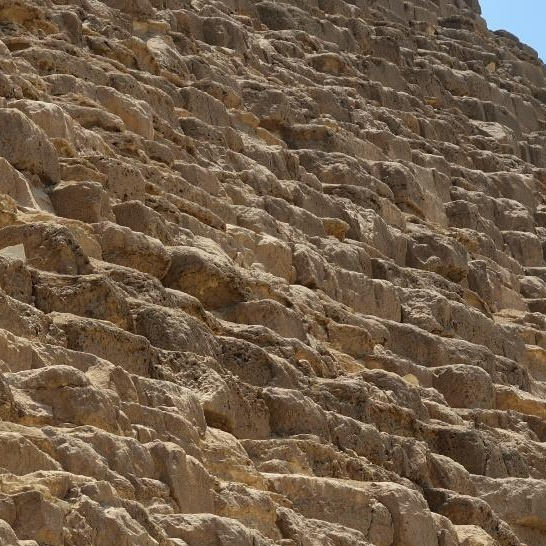
#> input picture in_dir/sa_261427_4_Score_5059_TileSize39_Texture.jpg, 546 x 546 px
$ python convert_image.py
#> lines starting #> are read from the running program, lines starting #| are printed output that depends on the picture; after the words box and inside, x2 and y2 are one past the last pixel; in counts of white or black regions, pixels touching at a corner belong together
# Take an image of a texture and change the boundary of the image so the texture will be tileable in seamless way
# meaning when the textures image tiled one next to each there will be no seam line
# The stitiching  follow the image native topology

# Basically merge the two opposite sides of the image by using one of the image main patterns (i.e) intensity to decide which side
# of the image to prefer in each point.
# This create a stitching pattern that follows the image native texture and as a result less conspicuous


import os.path
import cv2
import numpy as np
import argparse

######### input parameters##########################################################################################
def parse_arguments():
    parser = argparse.ArgumentParser(description="turn texture image to seamless/tilable ")

    # Positional arguments for input and output directories
    parser.add_argument('--input_image', type=str,default=r"in_dir/sa_261427_4_Score_5059_TileSize39_Texture.jpg", help="Input  image with images to turn seamless")

    parser.add_argument('--output_image', type=str,default=r"out_seamless.jpg", help="file where output will be saved")

    parser.add_argument('--output_tiled_image', type=str, default=r"out_seamless_tiled.jpg", help="file where tiled output will be saved")
    # Optional arguments
    parser.add_argument('--gap', type=float, default=0.12,
                        help="The size of the region on the image border that will be used for blending in precentage or pixels (default: 0.12/60), if  this number is smaller then one use it as fraction of the image size, the larger this will be the smoother the blending but it will also crop the image, making it smaller")

    parser.add_argument('--min_ratio', type=float, default=0.2,
                        help="Used to ensure the blending is balanced (default: 0.2)")

    parser.add_argument('--blurring', type=int, default=3, choices=range(1, 10, 2),
                        help="Size of Gaussian blur to make merging softer. Use odd numbers only. (default: 3)")

    parser.add_argument('--display',  type=bool, default=False,
                        help="Display step by step for debugging (default: False)")

    parser.add_argument('--maintain_size', type=bool, default=False,
                        help="maintain the image original size, if this is true resize  the image in the end of the process to match its original size")

    args = parser.parse_args()

    # Validate directory paths
    if not os.path.exists(args.input_image):
        parser.error(f"Input image does not exist: {args.input_image}")

    return args


############################display topology #########################################################################
def display_topology(im,title="topology",destroy_all=True): # display topology map
    i=im.astype(np.float32)
    i=((i-i.min())/(i.max()-i.min())*255).astype(np.uint8)
    if destroy_all: cv2.destroyAllWindows()
    cv2.imshow(title,i)
    cv2.waitKey()
#############################display image########################################################################
def display_im(im,title="im",destroy_all=True): # display image

    if destroy_all: cv2.destroyAllWindows()
    if isinstance(im, list):
        for nm,i in enumerate(im):
            cv2.imshow(title+" "+str(nm), i)
    else:
            cv2.imshow(title,im)
    cv2.waitKey()
############# make texture seamless on the vertical boundaries######################################################################################
def tile_vertically(im,gap,blur=3,min_ratio=0.2,display=False):
    # ------ vertical  blending----------------------------------------

    #  cut the two opposite sides of the image and substract them (pixel wise)  use the results as a topology map
    vl = im.mean(2).astype(np.float32)
    dfx = vl[:gap] - vl[-gap:]
    if display: display_topology(dfx,"topology")
    # make sure the topology is balanced
    while ((dfx > 0).mean() < min_ratio): dfx += 0.5
    while ((dfx < 0).mean() < min_ratio): dfx -= 0.5
    if  ((dfx > 0).mean() < min_ratio): return  im # smooth boundary no need to modify

    # turn topology map to binary map (this will be use to decide wich part of the two image sides to prefer in each point)
    bn_map = (dfx > 0).astype(np.uint8) * 255
    trans_maps = [bn_map]
    tmp_map = bn_map.copy()
    if display: display_topology(tmp_map)
    # dilate binary map  the more you get to one side of the merging zone the more  full the map will be
    while (tmp_map.min() == 0):
        tmp_map = cv2.dilate(tmp_map, np.ones([3, 3], np.uint8))
        trans_maps.insert(0, tmp_map.copy())
    if display: display_topology(tmp_map,"dilating")

    tmp_map = bn_map.copy()
    # erode binary map  the more you get to the other side of the merging zone the more  empty the map will be
    while (tmp_map.max() > 0):
        tmp_map = cv2.erode(tmp_map, np.ones([3, 3], np.uint8))
        trans_maps.append(tmp_map.copy())
        if display: display_topology(tmp_map, "eroding")
    #  for mp in trans_maps: display_topology(mp, "maps")

    # trans_maps=np.asarray(trans_maps)
    num_maps = len(trans_maps)

    final_topology = []
    # Create transformation map that will be use to map the boundary the fully dilated in one side and fully erode in the other
    for i in range(gap):
        topology_indx = int(np.round(i * num_maps / gap))
        #   print(topology_indx,i)
        if topology_indx >= num_maps: topology_indx = num_maps - 1
        final_topology.append(trans_maps[topology_indx][i])

    final_topology = np.array(final_topology).astype(np.float32)
    final_topology /= final_topology.max()
    if blur>-1:
       final_topology = cv2.blur(final_topology, [blur, blur])  # use gaussian blur to make the mixing softer
    if display: display_topology(final_topology, " merging map")
    # display_im(im,"fffffffff")
    # Use the transformation map to decide how the two sides of the image will intermingle
    gap_im = (1 - final_topology[:, :, None]) * im[:gap].astype(np.float32) + (final_topology)[:, :, None] * im[-gap:].astype(np.float32)
    gap_im = gap_im.astype(np.uint8)
    if display: display_im(gap_im," merging zone")
    # use the new merge zone at the boundary of the image
    final_im = np.concatenate([gap_im[int(gap / 2):], im[gap:-gap], gap_im[:int(gap / 2)]], axis=0)
    if display: display_im(final_im, " final image")
    return  final_im

##############################################################################################################################


##############################################################################################################################
if __name__ == "__main__":
    args = parse_arguments()


    im=cv2.imread(args.input_image)
#> im is the input picture: shape (546, 546, 3); mean B, G, R 71.5, 92.6, 112.7

    if  args.gap < 1: gap= int(im.shape[1]*args.gap) # this is the size of the border zone use for blending if its lower then 1 its in precentage of the image else its in pixels
#> gap = 65
    else: gap = int(args.gap)
    #im_origin=im.copy()
#*******************
   # display_im([im,im[:gap],im[-gap:]],"images and gaps")
    final_im = tile_vertically(im,gap,args.blurring) # make the vertical boundaries of the image seamless
#> in tile_vertically, `bn_map = (dfx > 0).astype(np.uint8) * 255`:
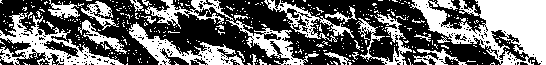
#> bn_map: shape (65, 546); 41.8% white; 415 white regions (389 under 20 px), largest, box (x1, y1, x2, y2) and area: (410, 0, 546, 65) 4744, (0, 12, 124, 65) 1998, (145, 0, 319, 65) 1782
#> the loop in tile_vertically, `while (tmp_map.min() == 0):` made 10 passes
#> after the loop in tile_vertically, `while (tmp_map.min() == 0):`: tmp_map: shape (65, 546); every value is 255
#> after the loop in tile_vertically, `while (tmp_map.min() == 0):`: trans_maps = 11 items
#> the loop in tile_vertically, `while (tmp_map.max() > 0):` made 35 passes
#> after the loop in tile_vertically, `while (tmp_map.max() > 0):`: tmp_map: shape (65, 546); every value is 0
#> after the loop in tile_vertically, `while (tmp_map.max() > 0):`: trans_maps = 46 items
#> in tile_vertically, `num_maps = len(trans_maps)`: num_maps = 46
#> the loop in tile_vertically, `for i in range(gap):` made 65 passes
#> after the loop in tile_vertically, `for i in range(gap):`: final_topology = 65 items
#> in tile_vertically, `final_topology = np.array(final_topology).astype(np.float32)`: final_topology: shape (65, 546) float32; 23.7% white; 7 white regions (6 under 20 px), largest, box (x1, y1, x2, y2) and area: (0, 0, 546, 38) 8394
    final_im = np.rot90(final_im) # rotate 90
#> final_im: shape (546, 481, 3)
    final_im = tile_vertically(final_im, gap, args.blurring)  # make the horizontal boundaries of the image seamless
#> call 2 of tile_vertically, with gap = 65, blur = 3, min_ratio = 0.2, display = False
#> in tile_vertically (call 2), `dfx = vl[:gap] - vl[-gap:]`:
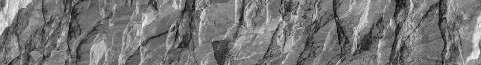
#> dfx: shape (65, 481) float32; min -174, max 197.7, mean -1.3; drawn with min black and max white
#> in tile_vertically (call 2), `bn_map = (dfx > 0).astype(np.uint8) * 255`:
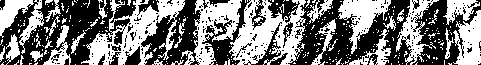
#> bn_map: shape (65, 481); 47.5% white; 332 white regions (295 under 20 px), largest, box (x1, y1, x2, y2) and area: (81, 0, 185, 65) 2730, (229, 0, 306, 65) 2678, (193, 0, 242, 65) 1587
#> the loop in tile_vertically (call 2), `while (tmp_map.min() == 0):` made 7 passes
#> after the loop in tile_vertically (call 2), `while (tmp_map.min() == 0):`: tmp_map: shape (65, 481); every value is 255
#> after the loop in tile_vertically (call 2), `while (tmp_map.min() == 0):`: trans_maps = 8 items
#> the loop in tile_vertically (call 2), `while (tmp_map.max() > 0):` made 9 passes
#> after the loop in tile_vertically (call 2), `while (tmp_map.max() > 0):`: tmp_map: shape (65, 481); every value is 0
#> after the loop in tile_vertically (call 2), `while (tmp_map.max() > 0):`: trans_maps = 17 items
#> in tile_vertically (call 2), `num_maps = len(trans_maps)`: num_maps = 17
#> the loop in tile_vertically (call 2), `for i in range(gap):` made 65 passes
#> in tile_vertically (call 2), `final_topology = np.array(final_topology).astype(np.float32)`: final_topology: shape (65, 481) float32; 41.6% white; 24 white regions (22 under 20 px), largest, box (x1, y1, x2, y2) and area: (0, 0, 481, 41) 12932, (77, 17, 84, 23) 33
#> in tile_vertically (call 2), `final_topology = cv2.blur(final_topology, [blur, blur])`:
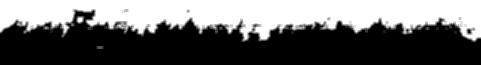
#> final_topology: shape (65, 481) float32; min 0, max 1, mean 0.416
#> in tile_vertically (call 2), `gap_im = (1 - final_topology[:, :, None]) * im[:gap].astype(np.float32..`:
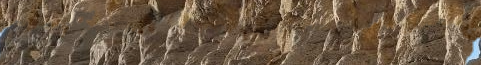
#> gap_im: shape (65, 481, 3) float32; mean B, G, R 69.6, 89.6, 108.8
    final_im =  cv2.rotate(final_im, cv2.ROTATE_90_CLOCKWISE) # rotate back
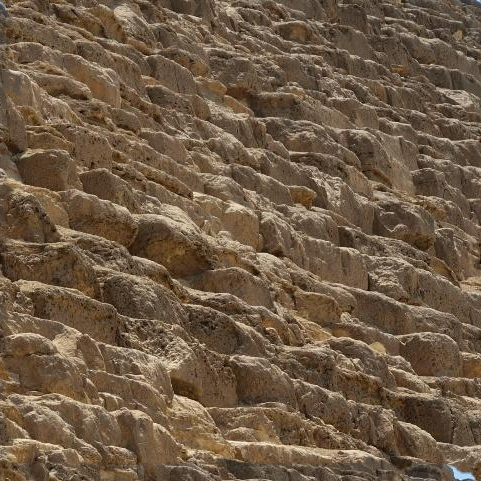
#> final_im: shape (481, 481, 3); mean B, G, R 69.1, 90.3, 110.6
# save
    if args.maintain_size: cv2.resize(final_im,(im.shape[1],im.shape[0]))
    cv2.imwrite(args.output_image,final_im)
# create grid
    grid_image = np.concatenate([final_im,final_im],0)
    grid_image = np.concatenate([grid_image, grid_image], 1)
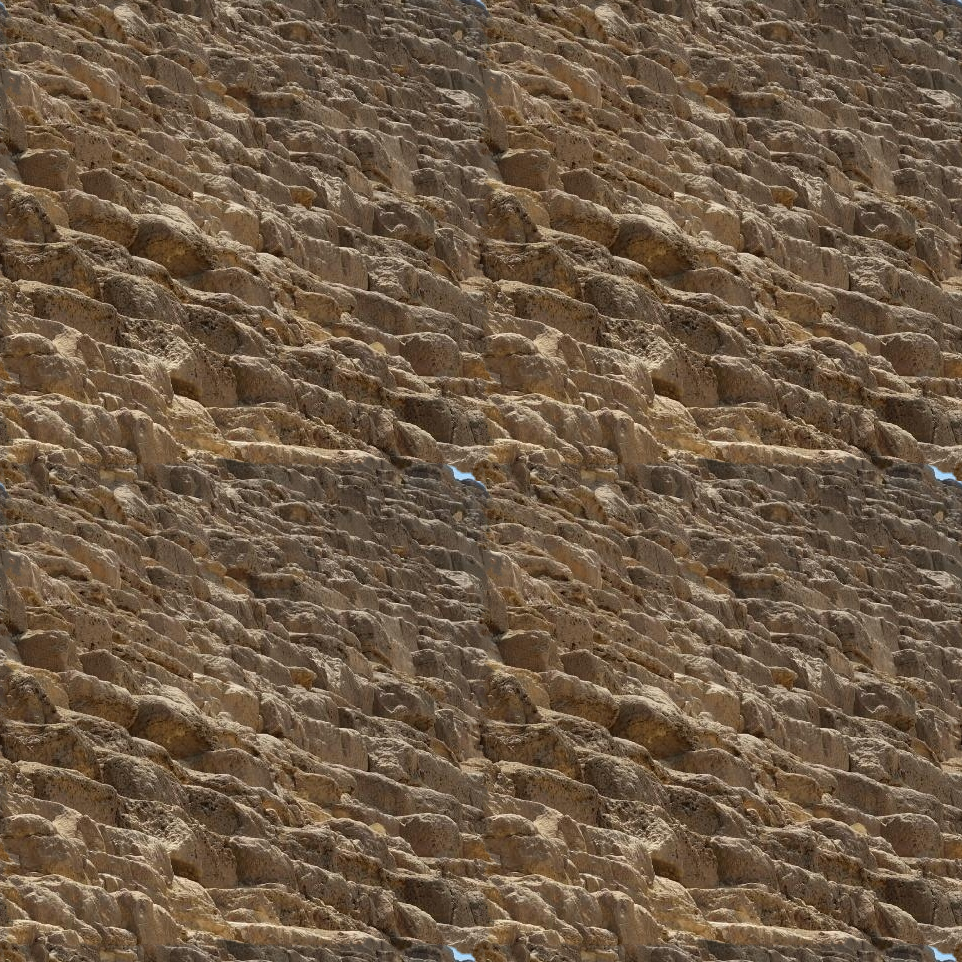
#> grid_image: shape (962, 962, 3); mean B, G, R 69.1, 90.3, 110.6
    cv2.imwrite(args.output_tiled_image,grid_image)
    if args.display: display_im(grid_image, " seamless tiled ")

$ run again, with in_dir/sa_261375_3_Score_5166_TileSize39_Texture.jpg copied over in_dir/sa_261427_4_Score_5059_TileSize39_Texture.jpg
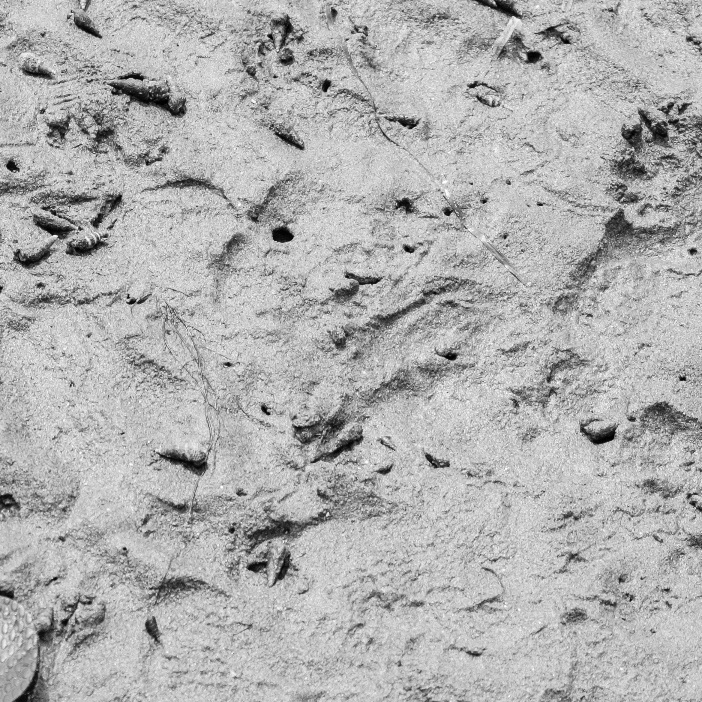
#> input picture in_dir/sa_261375_3_Score_5166_TileSize39_Texture.jpg, 702 x 702 px
#> im is the input picture: shape (702, 702, 3); min 0, max 255, mean 176.5
#> in tile_vertically, `bn_map = (dfx > 0).astype(np.uint8) * 255`:
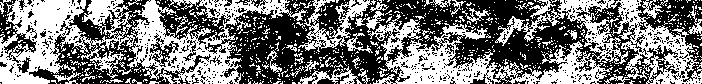
#> bn_map: shape (84, 702); 47.3% white; 772 white regions (736 under 20 px), largest, box (x1, y1, x2, y2) and area: (0, 0, 307, 84) 11082, (368, 0, 702, 84) 10843, (298, 0, 376, 53) 1327
#> the loop in tile_vertically, `while (tmp_map.min() == 0):` made 8 passes
#> after the loop in tile_vertically, `while (tmp_map.min() == 0):`: trans_maps = 9 items
#> the loop in tile_vertically, `while (tmp_map.max() > 0):` made 10 passes
#> after the loop in tile_vertically, `while (tmp_map.max() > 0):`: trans_maps = 19 items
#> num_maps = 19
#> the loop in tile_vertically, `for i in range(gap):` made 84 passes
#> after the loop in tile_vertically, `for i in range(gap):`: final_topology = 84 items
#> vl: shape (702, 618) float32
#> dfx: shape (84, 618) float32
#> bn_map: shape (84, 618); 49.4% white; 651 white regions (624 under 20 px), largest, box (x1, y1, x2, y2) and area: (386, 0, 618, 84) 9976, (128, 0, 327, 84) 7861, (0, 0, 109, 84) 3232
#> the loop in tile_vertically (call 2), `while (tmp_map.min() == 0):` made 9 passes
#> the loop in tile_vertically (call 2), `while (tmp_map.max() > 0):` made 10 passes
#> the loop in tile_vertically (call 2), `for i in range(gap):` made 84 passes
#> `grid_image = np.concatenate([grid_image, grid_image], 1)`:
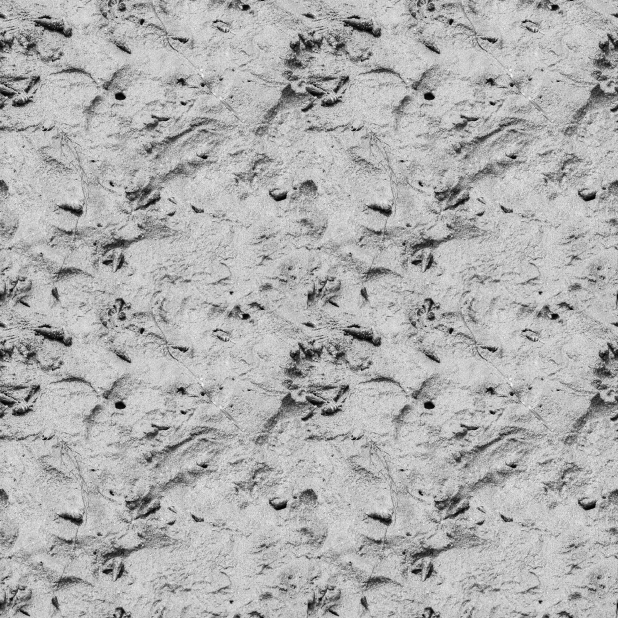
#> grid_image: shape (1236, 1236, 3) (shown at 1/2 size); min 0, max 255, mean 175.9
